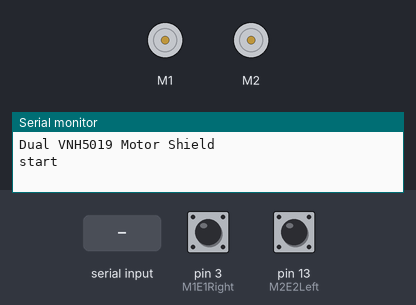
Recording of a sketch running on a simulated Arduino Uno, built with avr-gcc and run on an emulated ATmega328P. Parts: 2 × DC motor (green arrow = forward, orange = backward, longer = faster), the last lines printed to the serial monitor. The test bench sets the inputs (shaded band); at power-on: pin 3 (M1E1Right) HIGH, pin 13 (M2E2Left) HIGH.

Above: at 6.2 s.
6.3 s: "A" received over Serial
At 6.45 s:
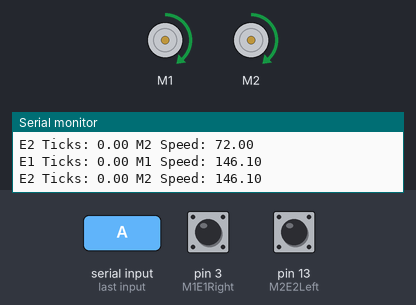
At 7.5 s:
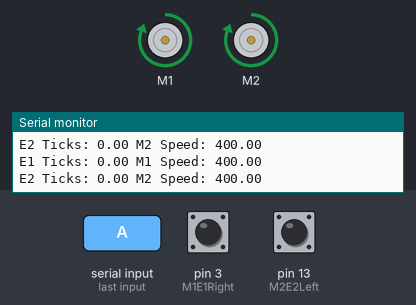
9.3 s: pin 3 (M1E1Right) pulled LOW for 0.15 s
10.9 s: pin 13 (M2E2Left) pulled LOW for 0.15 s
Timing chart, 0 to 13.9 s (numbered marks = the images above; inputs shaded):
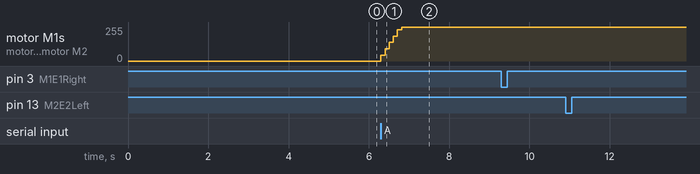

The sketch:

PID_step_blocks.ino
```cpp
#include "DualVNH5019MotorShield.h"
#include "EnableInterrupt.h"

#define M1E1Right 3
#define M2E2Left 13

DualVNH5019MotorShield md;

double E1ticks = 0;
double E2ticks = 0;
double M1speed = 0;
double M2speed = 0;
int sampletime = 100; //1000 is 1 second
int targetticks= 90; //70,83
double E1ticks_error = 0;
double E2ticks_error = 0;
double E1ticks_prev_error = 0;
double E2ticks_prev_error = 0;
double E1ticks_sum_error = 0;
double E2ticks_sum_error = 0;
double KP = 0.8;//0.8,0.0084460,0.0107142861,0.0091
double KD = 0.0223;//0.0113
double KI = 0.001;
int E1ticksmoved = 0;
int E2ticksmoved = 0;

void setup() {
  pinMode(M1E1Right, INPUT);
  digitalWrite(M1E1Right, HIGH);       // turn on pull-up resistor
  pinMode(M2E2Left, INPUT);
  digitalWrite(M2E2Left, HIGH);       // turn on pull-up resistor
  delay(5000);
  enableInterrupt(M1E1Right, E1Increment, RISING);
  enableInterrupt(M2E2Left, E2Increment, RISING);
  Serial.begin(9600);
  Serial.println("Dual VNH5019 Motor Shield");
  md.init();
  Serial.println("start");                // a personal quirk
  //forward(10);
}
void loop() {
  // do some stuff here - the joy of interrupts is that they take care of themselves
  while (Serial.available()) {
    if(Serial.read() == 'A') {
      forward(1);
    }
  }
}

void forward(int blockstomove) {
  //E1ticks = 0;
  //E2ticks = 0;
  E1ticksmoved = 0;
  E2ticksmoved = 0;
  int tickstomove = 275 * blockstomove;
  int correction = 0;
  while(1) {
   if (E1ticksmoved > tickstomove || E2ticksmoved > tickstomove)
   {
    Serial.print("E1 ticks moved: ");
    Serial.println(E1ticksmoved);
    Serial.print("E2 ticks moved: ");
    Serial.println(E2ticksmoved);
    md.setBrakes(M1speed, M2speed);
    //md.setBrakes(400,400);
    //delay(50);
    md.setBrakes(0,0);
    if (E1ticksmoved > E2ticksmoved) {
      correction = E1ticksmoved - E2ticksmoved;
      Serial.print("M2 Correction: ");
      Serial.println(correction);
      E2ticks = 0;
      md.setM2Speed(M2speed);
      while (correction > E2ticks){
          Serial.print("M2 Move for Correction: ");
          Serial.println(E2ticks);
      }
      md.setBrakes(M1speed, M2speed);
      md.setBrakes(0,0);
    }

    else if (E2ticksmoved > E1ticksmoved) {
      correction = E2ticksmoved - E1ticksmoved;
      Serial.print("M1 Correction: ");
      Serial.println(correction);
      E1ticks = 0;
      md.setM1Speed(M1speed);
      while (correction > E1ticks){
          Serial.print("M1 Move for Correction: ");
          Serial.println(E1ticks);
        }
      md.setBrakes(M1speed, M2speed);
      md.setBrakes(0,0);
      }
      break;
    }
    //delay(100);
    //md.setBrakes(0,0);
    PIDController();
  }
}
void PIDController() {

  E1ticks_error = targetticks - E1ticks;
  E2ticks_error = targetticks - E2ticks;

  //M1speed += E1ticks_error * KP;
  //M2speed += E2ticks_error * KP;
  //M1speed += (E1ticks_error * KP) + (E1ticks_prev_error * KD);
  //M2speed += (E2ticks_error * KP) + (E2ticks_prev_error * KD);

  M1speed += (E1ticks_error * KP) + (E1ticks_prev_error * KD) + (E1ticks_sum_error * KI);
  M2speed += (E2ticks_error * KP) + (E2ticks_prev_error * KD) + (E2ticks_sum_error * KI);

  M1speed = max(min(400, M1speed), 0);
  M2speed = max(min(400, M2speed), 0);

  md.setSpeeds(M1speed,M2speed);


  Serial.print("E1 Ticks: ");
  Serial.print(E1ticks);
  Serial.print(" M1 Speed: ");
  Serial.println(M1speed);
  Serial.print("E2 Ticks: ");
  Serial.print(E2ticks);
  Serial.print(" M2 Speed: ");
  Serial.println(M2speed);
  /*Serial.print("Reading value: ");
  Serial.println(counter);
  counter++;
  Serial.print("M1 Ticks: ");
  Serial.print(E1Pos);
  Serial.print(" M1E1Right RPM = ");
  Serial.println(E1Pos/562.25 * sampletime);
  Serial.print("M2 Ticks: ");
  Serial.print(E2Pos);
  Serial.print(" M2E2Left RPM = ");
  Serial.println(E2Pos/562.25 * sampletime);*/
  E1ticksmoved += E1ticks;
  E2ticksmoved += E2ticks;
  E1ticks = 0;
  E2ticks = 0;

  delay(sampletime);
  E1ticks_prev_error = E1ticks_error;
  E2ticks_prev_error = E2ticks_error;
  E1ticks_sum_error += E1ticks_error;
  E2ticks_sum_error += E2ticks_error;
}
void E1Increment() {
  /* If pinA and pinB are both high or both low, it is spinning
     forward. If they're different, it's going backward.

     For more information on speeding up this process, see
     [Reference/PortManipulation], specifically the PIND register.
  */
  E1ticks++;
}

void E2Increment() {
  /* If pinA and pinB are both high or both low, it is spinning
     forward. If they're different, it's going backward.

     For more information on speeding up this process, see
     [Reference/PortManipulation], specifically the PIND register.
  */
  E2ticks++;
}
```

Measured:
- after the input at 6.3 s, motor M1, motor M2: moves from stopped to forward 255/255 over 0.51 s, starting at once
